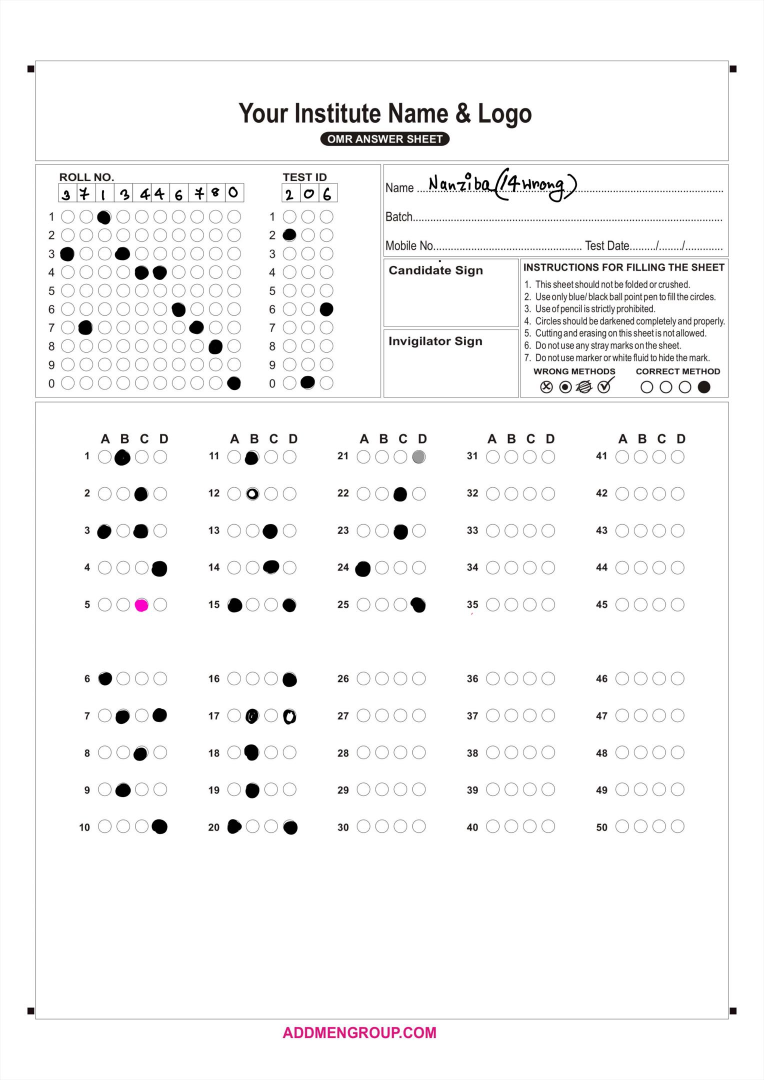
%> input picture 25_dataset/s1.jpg, 1528 x 2160 px (shown at 1/2 size)
$ octave --eval "result = img_processed(imread('25_dataset/s1.jpg'));"   (GNU Octave 9; MATLAB toolbox functions it lacks are replaced by stand-ins)
%> lines starting %> are read from the running program, lines starting %| are printed output that depends on the picture; in (x1, y1, x2, y2) boxes, pixels count from 0 and x2, y2 are one past the last pixel; in counts of white or black regions, pixels touching at a corner belong together; the program's own positions count from 1
function p_img = img_processed(image)
    standard_size = [3508, 2481];
    image = imresize(image, standard_size);

    igs = im2gray(image); % conversion to gray scale
    igs = medfilt2(igs, [3 3]);   % 3x3 median filter
    bw  = imbinarize(igs); % binarization
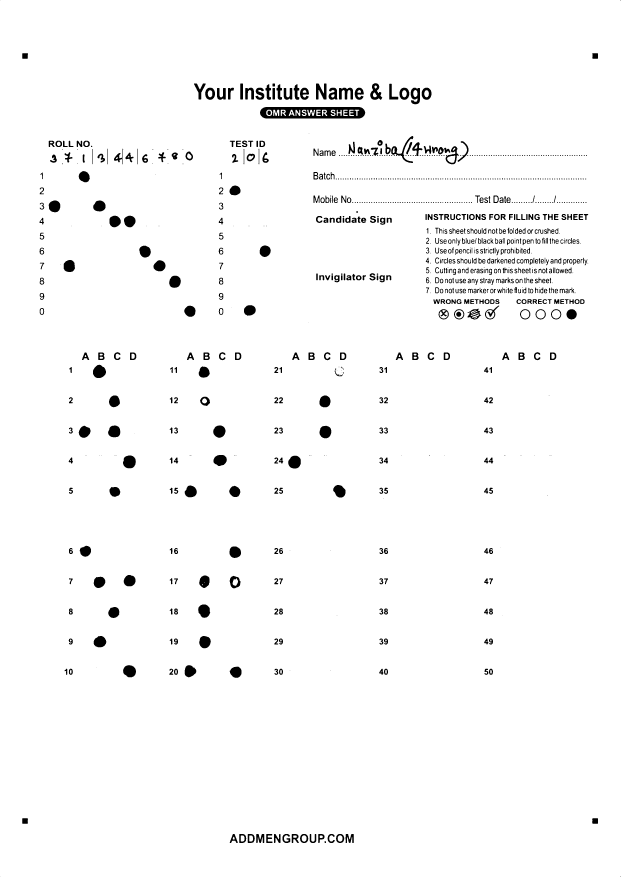
%> bw: size 3508x2481 logical (shown at 1/4 size); 97.3% white; 1040 black regions (381 under 20 px), largest, box (x1, y1, x2, y2) and area: (1040, 428, 1461, 474) 14366, (492, 1822, 543, 1873) 2114, (372, 1459, 424, 1512) 2087
    % (igs, 0.5)
    bw_inv = ~bw; % inverted
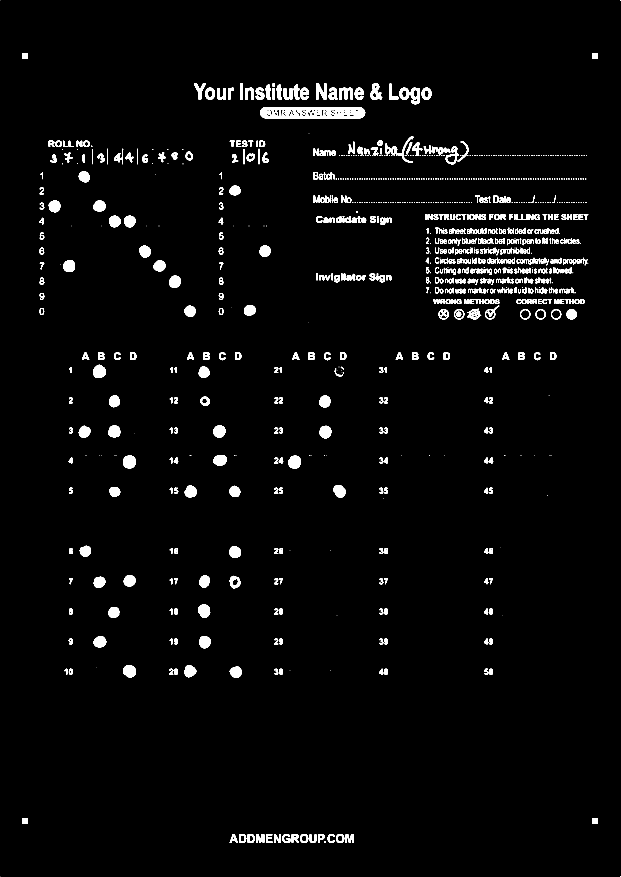
%> bw_inv: size 3508x2481 logical (shown at 1/4 size); 2.7% white; 1040 white regions (381 under 20 px)

    cc    = bwconncomp(bw_inv);  %finds "connected components" (blobs of white pixels) in the inverted binary image
%> cc = 1040 connected components
    stats = regionprops(cc, 'Area', 'Centroid', 'BoundingBox'); % acts like a tape measure for those blobs. It calculates:
%> stats = 1040 regions; largest, box (x1, y1, x2, y2), Area and Centroid: (1040, 428, 1461, 474) 14366 [1255.3 451.5], (492, 1822, 543, 1873) 2114 [518.3 1848.2], (372, 1459, 424, 1512) 2087 [397.8 1487.3], (1153, 1823, 1203, 1874) 2052 [1179.3 1849.3], (793, 2418, 841, 2471) 1953 [817.4 2444.1]
    % area, centroid, and smallest rectangle that can fit inside the box

    % Anchor detection
    min_area = 250;
    max_area = 550;
    valid = [];
    for idx = 1:length(stats)
        a  = stats(idx).Area;
        bb = stats(idx).BoundingBox;
        aspect = bb(3) / bb(4);   % calculates aspect ratio by dividing width (bb(3)) by height (bb(4))
        if a > min_area && a < max_area && aspect > 0.7 && aspect < 1.4
            valid(end+1) = idx;   % If the shape passes, its ID is saved in the valid list.
        end
    end
%> this loop made 1040 passes
%> (a, bb, aspect) on passes 1 to 3: (1, [0.5 0.5 1 1], 1), (1, [0.5 3507.5 1 1], 1), (485, [89.5 213.5 23 22], 1.05)
%> after the loop, valid = 96 values from 3 to 1038

    if length(valid) >= 4 %code first checks if it found at least 4 anchors. If not, it skips the alignment entirely and warns
        centroids = vertcat(stats(valid).Centroid); %Gathers all the x,y center points of the valid anchors into one list.
%> centroids = 96 rows, first 12: [100.6 224.4; 100.6 3284.5; 205.9 575.1; 216.4 636.5; 235.4 576.1; 273.4 629; 318.5 576.1; 342.7 1426.9; 346.5 576; 406.8 631.8; 405.1 1425.6; 471.9 632.2]
        sums  = centroids(:,1) + centroids(:,2);
%> sums = 96 values, max 5665.7 at index 96, min 325 at index 1, mean 2468
        diffs = centroids(:,1) - centroids(:,2);
%> diffs = 96 values, max 2156.9 at index 95, min -3183.9 at index 2, mean 313.2
        [~, tl] = min(sums);  [~, br] = max(sums);
%> after `[~, tl] = min(sums)`: tl = 1
%> after `[~, br] = max(sums)`: br = 96
        [~, bl] = min(diffs); [~, tr] = max(diffs);
%> after `[~, bl] = min(diffs)`: bl = 2
%> after `[~, tr] = max(diffs)`: tr = 95

        TL = centroids(tl,:);
%> TL = [100.6 224.4]
        TR = centroids(tr,:);
%> TR = [2381.4 224.5]
        BL = centroids(bl,:);
%> BL = [100.6 3284.5]
        BR = centroids(br,:);
%> BR = [2381.2 3284.5]

        ideal_TL = [101,  225 ];
        ideal_TR = [2382, 225 ];
        ideal_BL = [101,  3285];
        ideal_BR = [2382, 3285];

        movingPoints = [TL; TR; BL; BR];
%> movingPoints = [100.6 224.4; 2381.4 224.5; 100.6 3284.5; 2381.2 3284.5]
        fixedPoints  = [ideal_TL; ideal_TR; ideal_BL; ideal_BR];  % "template" oe target for alignment.

        tform = fitgeotrans(movingPoints, fixedPoints, 'projective'); % creates a Projective Transformation.
%> tform = transform with T = [1 -3.45e-05 -6.69e-09; -3.72e-06 1 -3.02e-08; 0.375 0.619 1]
        % a mathematical map that says, "Take the point at the tilted corner and move it to the perfect corner".
        igs   = imwarp(igs, tform, 'OutputView', imref2d(standard_size)); % actually moves the pixels.
        % stretches and warps the gray image so that the document appears perfectly flat and front-facing.
    else
        warning('Anchor detection failed. Found %d anchors instead of 4. Proceeding without alignment.', length(valid));
    end

    % Original processing unchanged
    igs   = medfilt2(igs, [3 3]);  % Step 1: denoise again after warping
    bw    = imbinarize(igs);       % Step 2: Otsu again on aligned image
%> bw: size 3508x2481 logical; 97.2% white; 950 black regions (310 under 20 px), largest, box (x1, y1, x2, y2) and area: (1041, 428, 1461, 475) 14785, (0, 0, 2481, 3508) 5991, (492, 1822, 543, 1874) 2129
    p_img = ~bw;
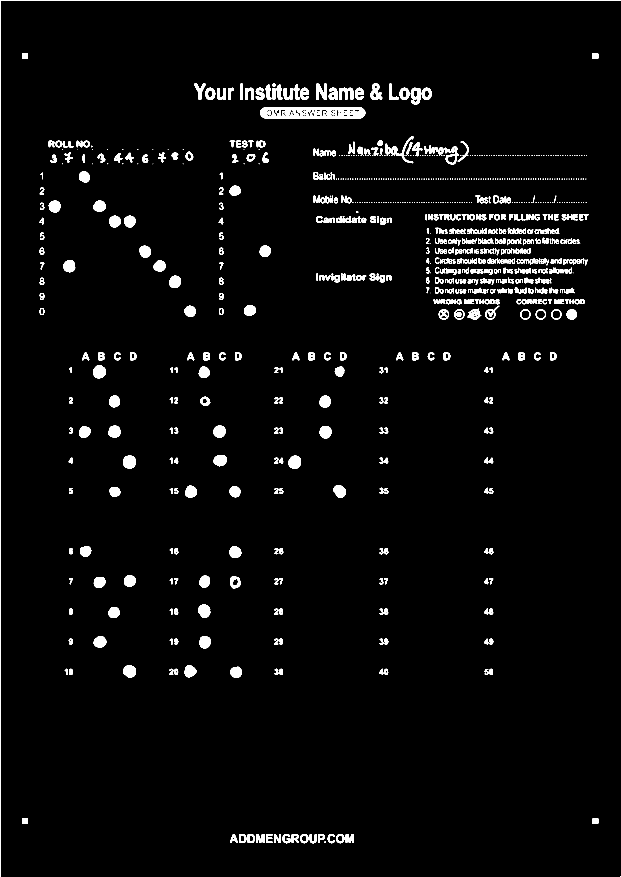
%> p_img: size 3508x2481 logical (shown at 1/4 size); 2.8% white; 950 white regions (310 under 20 px), largest, box (x1, y1, x2, y2) and area: (1041, 428, 1461, 475) 14785, (0, 0, 2481, 3508) 5991, (492, 1822, 543, 1874) 2129
end
